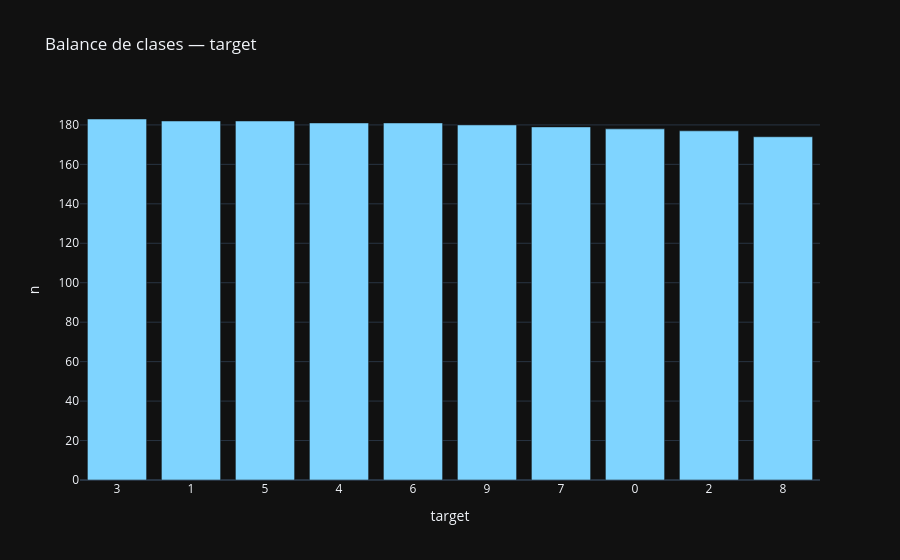

The notebook cell saved with this chart:
### Code cell
# 2.3 Variable objetivo
TARGET = "target"
if TARGET and TARGET in df.columns:
    if "deep" == 'regresion':
        display(df[TARGET].describe().to_frame())
        px.histogram(df, x=TARGET, nbins=40, title=f'Distribución de {TARGET}').show()
    else:
        vc = df[TARGET].value_counts(dropna=False)
        display(pd.DataFrame({'n': vc, '%': (vc/len(df)*100).round(2)}))
        px.bar(x=vc.index.astype(str), y=vc.values, labels={'x': TARGET, 'y': 'n'},
               title=f'Balance de clases — {TARGET}').show()
        imb = vc.min()/vc.max()
        print(f'Ratio min/max de clases: {imb:.2f}' + ('  ⚠️ desbalanceado' if imb < 0.4 else ''))
else:
    print('Sin target supervisado en esta etapa.')

### Figure 1 — Plotly figure (JSON) as saved in the notebook; plotly's stock layout.template omitted (floating-point values rounded to 4 significant figures)
{"data": [{"hovertemplate": "target=%{x}<br>n=%{y}<extra></extra>", "legendgroup": "", "marker": {"color": "#7fd4ff", "pattern": {"shape": ""}}, "name": "", "orientation": "v", "showlegend": false, "textposition": "auto", "type": "bar", "x": ["3", "1", "5", "4", "6", "9", "7", "0", "2", "8"], "xaxis": "x", "y": [183, 182, 182, 181, 181, 180, 179, 178, 177, 174], "yaxis": "y"}], "layout": {"barmode": "relative", "legend": {"tracegroupgap": 0}, "title": {"text": "Balance de clases — target"}, "xaxis": {"anchor": "y", "domain": [0.0, 1.0], "title": {"text": "target"}}, "yaxis": {"anchor": "x", "domain": [0.0, 1.0], "title": {"text": "n"}}}}
